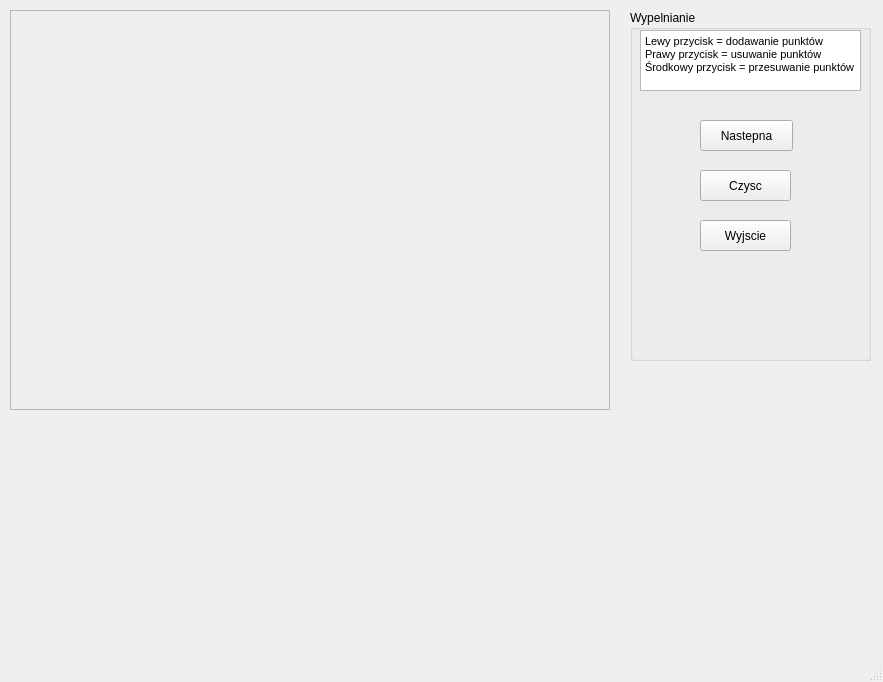
<?xml version="1.0" encoding="UTF-8"?>
<ui version="4.0">
 <class>MyWindow</class>
 <widget class="QMainWindow" name="MyWindow">
  <property name="geometry">
   <rect>
    <x>0</x>
    <y>0</y>
    <width>883</width>
    <height>682</height>
   </rect>
  </property>
  <property name="windowTitle">
   <string>MyWindow</string>
  </property>
  <widget class="QWidget" name="centralWidget">
   <widget class="QFrame" name="rysujFrame">
    <property name="geometry">
     <rect>
      <x>10</x>
      <y>10</y>
      <width>600</width>
      <height>400</height>
     </rect>
    </property>
    <property name="frameShape">
     <enum>QFrame::StyledPanel</enum>
    </property>
    <property name="frameShadow">
     <enum>QFrame::Raised</enum>
    </property>
   </widget>
   <widget class="QGroupBox" name="groupBox">
    <property name="geometry">
     <rect>
      <x>630</x>
      <y>10</y>
      <width>241</width>
      <height>351</height>
     </rect>
    </property>
    <property name="title">
     <string>Wypelnianie</string>
    </property>
    <widget class="QPushButton" name="cleanButton">
     <property name="geometry">
      <rect>
       <x>70</x>
       <y>160</y>
       <width>91</width>
       <height>31</height>
      </rect>
     </property>
     <property name="text">
      <string>Czysc</string>
     </property>
    </widget>
    <widget class="QPushButton" name="exitButton">
     <property name="geometry">
      <rect>
       <x>70</x>
       <y>210</y>
       <width>91</width>
       <height>31</height>
      </rect>
     </property>
     <property name="text">
      <string>Wyjscie</string>
     </property>
    </widget>
    <widget class="QPushButton" name="pushButton">
     <property name="geometry">
      <rect>
       <x>70</x>
       <y>110</y>
       <width>93</width>
       <height>31</height>
      </rect>
     </property>
     <property name="text">
      <string>Nastepna</string>
     </property>
    </widget>
    <widget class="QTextBrowser" name="textBrowser">
     <property name="geometry">
      <rect>
       <x>10</x>
       <y>20</y>
       <width>221</width>
       <height>61</height>
      </rect>
     </property>
     <property name="html">
      <string>&lt;!DOCTYPE HTML PUBLIC &quot;-//W3C//DTD HTML 4.0//EN&quot; &quot;http://www.w3.org/TR/REC-html40/strict.dtd&quot;&gt;
&lt;html&gt;&lt;head&gt;&lt;meta name=&quot;qrichtext&quot; content=&quot;1&quot; /&gt;&lt;style type=&quot;text/css&quot;&gt;
p, li { white-space: pre-wrap; }
&lt;/style&gt;&lt;/head&gt;&lt;body style=&quot; font-family:'MS Shell Dlg 2'; font-size:8.25pt; font-weight:400; font-style:normal;&quot;&gt;
&lt;p style=&quot; margin-top:0px; margin-bottom:0px; margin-left:0px; margin-right:0px; -qt-block-indent:0; text-indent:0px;&quot;&gt;Lewy przycisk = dodawanie punktów&lt;/p&gt;
&lt;p style=&quot; margin-top:0px; margin-bottom:0px; margin-left:0px; margin-right:0px; -qt-block-indent:0; text-indent:0px;&quot;&gt;Prawy przycisk = usuwanie punktów&lt;/p&gt;
&lt;p style=&quot; margin-top:0px; margin-bottom:0px; margin-left:0px; margin-right:0px; -qt-block-indent:0; text-indent:0px;&quot;&gt;Środkowy przycisk = przesuwanie punktów&lt;/p&gt;&lt;/body&gt;&lt;/html&gt;</string>
     </property>
    </widget>
   </widget>
  </widget>
  <widget class="QMenuBar" name="menuBar">
   <property name="geometry">
    <rect>
     <x>0</x>
     <y>0</y>
     <width>883</width>
     <height>20</height>
    </rect>
   </property>
  </widget>
  <widget class="QStatusBar" name="statusBar"/>
 </widget>
 <layoutdefault spacing="6" margin="11"/>
 <resources/>
 <connections/>
</ui>
